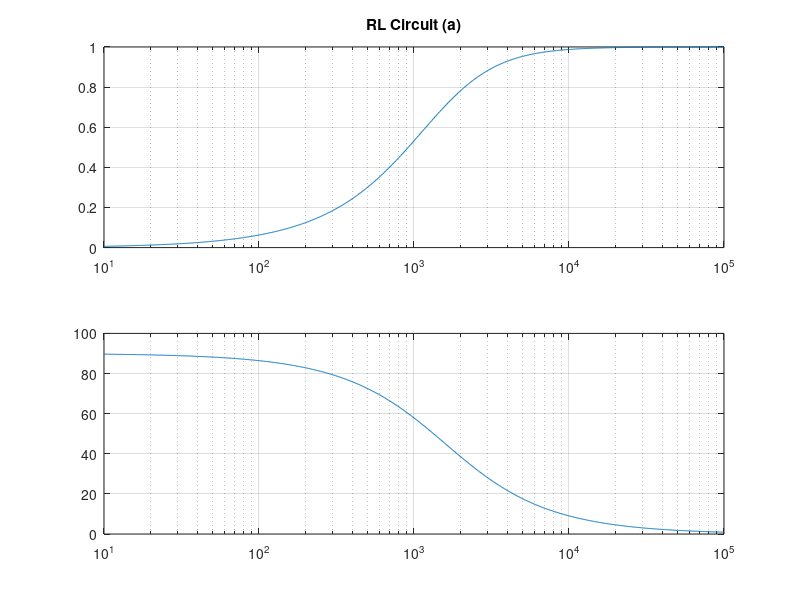
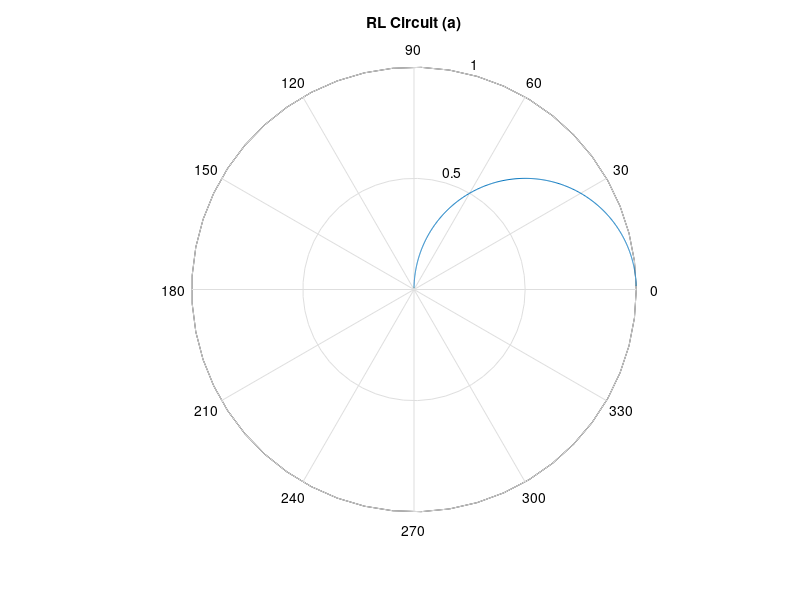
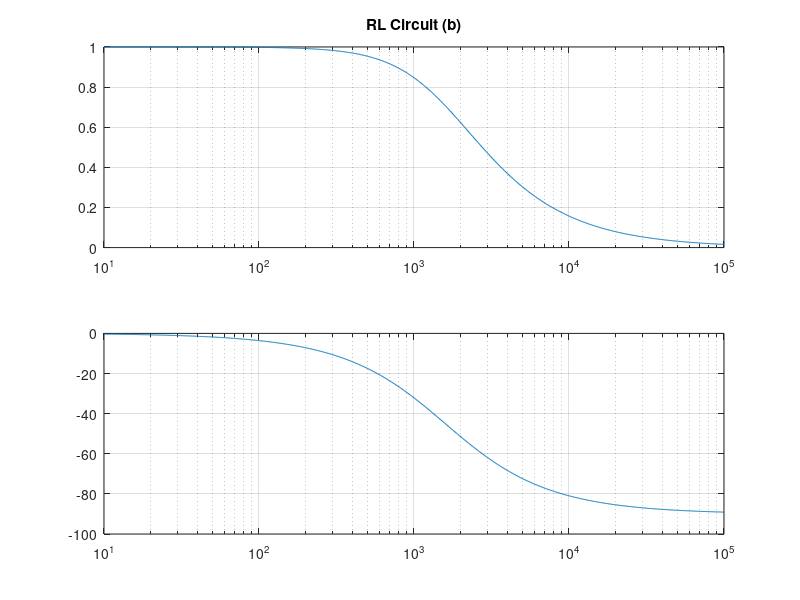
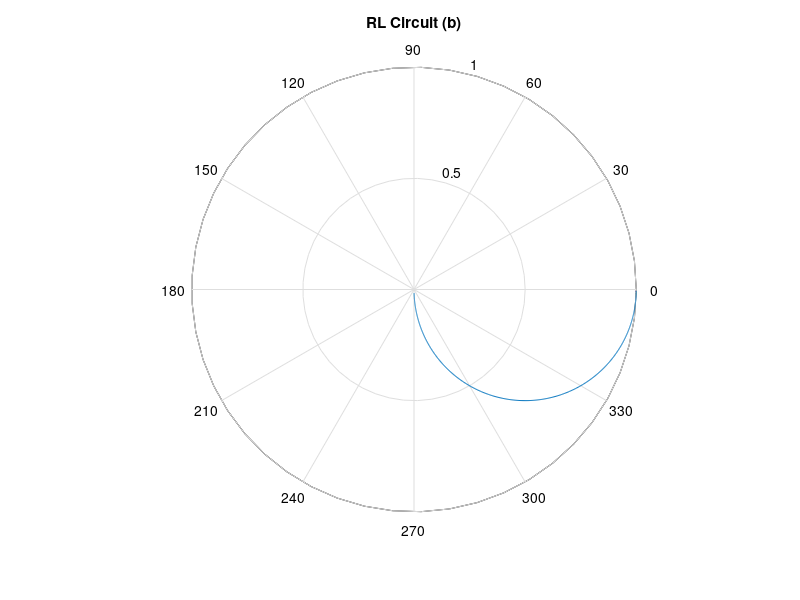

MATLAB code for these plots, in order:
% Justin Pulley
% EE 362
% Project 1

clear all
close all
clc

% Units
k = 1e3; % kilo
m = 1e-3; % milli
u = 1e-6; % mu

% Global Variables
f = logspace(1,5,1000); % frequency
w = 2*pi*f; % radian frequency

%% Example a) High Pass
R = 100; % Resistor Value
L = 10*m; % Inductor Value
imp_L = j*w*L; % Impedance of Inductor

H_jw = imp_L./(R + imp_L); % Transfer Function

figure;
subplot(211);
semilogx(f,abs(H_jw)); % gain vs frequency H_jw
grid
title('RL Circuit (a)');
subplot(212);
semilogx(f,angle(H_jw)*180/pi); % phase-shift vs frequency H_jw
grid

figure;
polar(angle(H_jw),abs(H_jw)); % polar plot of H_jw
grid
title('RL Circuit (a)');

%% b) Low Pass
R = 100; % Resistor Value
L = 10*m; % Inductor Value
imp_L = j*w*L; % Impedance of Inductor

H_jw = R./(R + imp_L); % Transfer Function

figure;
subplot(211);
semilogx(f,abs(H_jw)); % gain vs frequency H_jw
grid
title('RL Circuit (b)');
subplot(212);
semilogx(f,angle(H_jw)*180/pi); % phase-shift vs frequency H_jw
grid

figure;
polar(angle(H_jw),abs(H_jw)); % polar plot of H_jw
grid
title('RL Circuit (b)');

%% c) High Pass
R = 1*k; % Resistor Value
C = 1*u; % Capacitor Value
imp_C = 1./(j*w*C); % Impedance of Capacitor

H_jw = R./(R + imp_C); % Transfer Function

figure;
subplot(211);
semilogx(f,abs(H_jw)); % gain vs frequency H_jw
grid
title('RC Circuit (c)');
subplot(212);
semilogx(f,angle(H_jw)*180/pi); % phase-shift vs frequency H_jw
grid

figure;
polar(angle(H_jw),abs(H_jw)); % polar plot of H_jw
grid
title('RC Circuit (c)');

%% d) Low Pass
R = 1*k; % Resistor Value
C = 1*u; % Capacitor Value
imp_C = 1./(j*w*C); % Impedance of Capacitor

H_jw = imp_C./(R + imp_C); % Transfer Function

figure;
subplot(211);
semilogx(f,abs(H_jw)); % gain vs frequency H_jw
grid
title('RC Circuit (d)');
subplot(212);
semilogx(f,angle(H_jw)*180/pi); % phase-shift vs frequency H_jw
grid

figure;
polar(angle(H_jw),abs(H_jw)); % polar plot of H_jw
grid
title('RC Circuit (d)');

%% e) Band Pass Filter
R = 1*k; % Resistor Value
C = 1*u; % Capacitor Value
L = 10*m; % Inductor Value
imp_L = j*w*L; % Impedance of Inductor
imp_C = 1./(j*w*C); % Impedance of Capacitor

H_jw = R./(R+imp_L+imp_C); % Transfer Function

figure;
subplot(211);
semilogx(f,abs(H_jw)); % gain vs frequency H_jw
grid
title('RLC Circuit (e)');
subplot(212);
semilogx(f,angle(H_jw)*180/pi); % phase-shift vs frequency H_jw
grid

figure;
polar(angle(H_jw),abs(H_jw)); % polar plot of H_jw
grid
title('RLC Circuit (e)');

%% f) Band Pass Filter
R = 100; % Resistor Value
C = 1*u; % Capacitor Value
L = 1*m; % Inductor Value
imp_L = j*w*L; % Impedance of Inductor
imp_C = 1./(j*w*C); % Impedance of Capacitor
LPC = (imp_L.*imp_C)./(imp_L+imp_C); % Impedance of Inductor in Parallel w/ Capacitor

H_jw = LPC./(R+LPC); % Transfer Function

figure;
subplot(211);
semilogx(f,abs(H_jw)); % gain vs frequency H_jw
grid
title('RLC Circuit (f)');
subplot(212);
semilogx(f,angle(H_jw)*180/pi); % phase-shift vs frequency H_jw
grid

figure;
polar(angle(H_jw),abs(H_jw)); % polar plot of H_jw
grid
title('RLC Circuit (f)');

%% g) Notch Filter
R = 100; % Resistor Value
C = 1*u; % Capacitor Value
L = 1*m; % Inductor Value
imp_L = j*w*L; % Impedance of Inductor
imp_C = 1./(j*w*C); % Impedance of Capacitor

H_jw = (imp_C+imp_L)./(R+imp_C+imp_L); % Transfer Function

figure;
subplot(211);
semilogx(f,abs(H_jw)); % gain vs frequency H_jw
grid
title('RLC Circuit (g)');
subplot(212);
semilogx(f,angle(H_jw)*180/pi); % phase-shift vs frequency H_jw
grid

figure;
polar(angle(H_jw),abs(H_jw)); % polar plot of H_jw
grid
title('RLC Circuit (g)');

%% h) Notch Filter
R = 100; % Resistor Value
C = 1*u; % Capacitor Value
L = 1*m; % Inductor Value
imp_L = j*w*L; % Impedance of Inductor
imp_C = 1./(j*w*C); % Impedance of Capacitor
LPC = (imp_L.*imp_C)./(imp_L+imp_C); % Impedance of Inductor in Parallel w/ Capacitor

H_jw = R./(R+LPC); % Transfer Function

figure;
subplot(211);
semilogx(f,abs(H_jw)); % gain vs frequency H_jw
grid
title('RLC Circuit (h)');
subplot(212);
semilogx(f,angle(H_jw)*180/pi); % phase-shift vs frequency H_jw
grid

figure;
polar(angle(H_jw),abs(H_jw)); % polar plot of H_jw
grid
title('RLC Circuit (h)');
